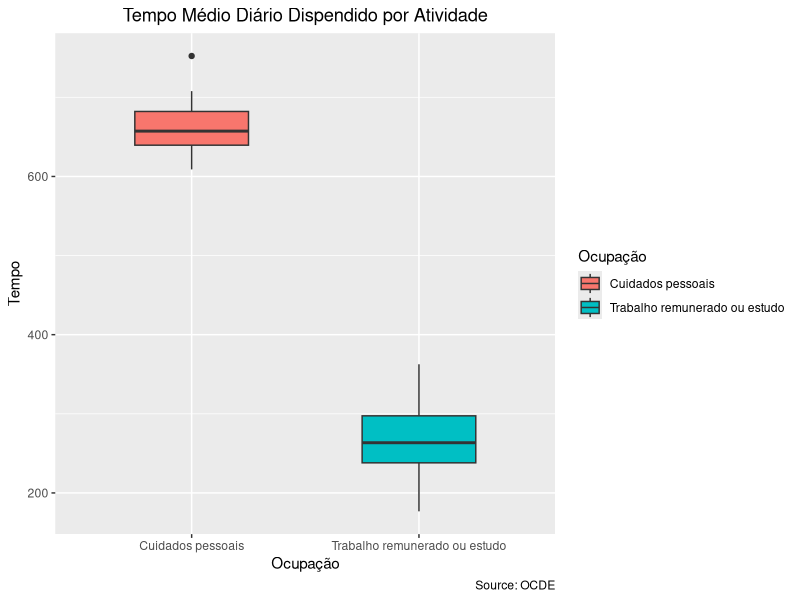

Here is the R script that generated this plot:
# Projeto de PE 2/10

library(readxl)
library(dplyr)
library(ggplot2)

# Lê o ficheiro dado e elimina todos os dados referentes a África do Sul
data = read.csv('TIME_USE_24092022.csv')
data <- filter(data, !grepl('África do Sul', País))

# Mantém apenas dados de sexo = Total e
# Ocupação = (Cuidados Pessoais) ou (Trabalho Remunerado ou estudo)
data <- filter(data, grepl('Total', Sexo))
data <- filter(data, grepl('Trabalho remunerado ou estudo|Cuidados pessoais', Ocupação))

ggplot(data, aes(x = Ocupação, y = Tempo, fill=Ocupação)) +
  geom_boxplot(width = 0.5) +
  labs(title = "Tempo Médio Diário Dispendido por Atividade",
       caption = "Source: OCDE") +
  theme(plot.title = element_text(hjust = 0.5))